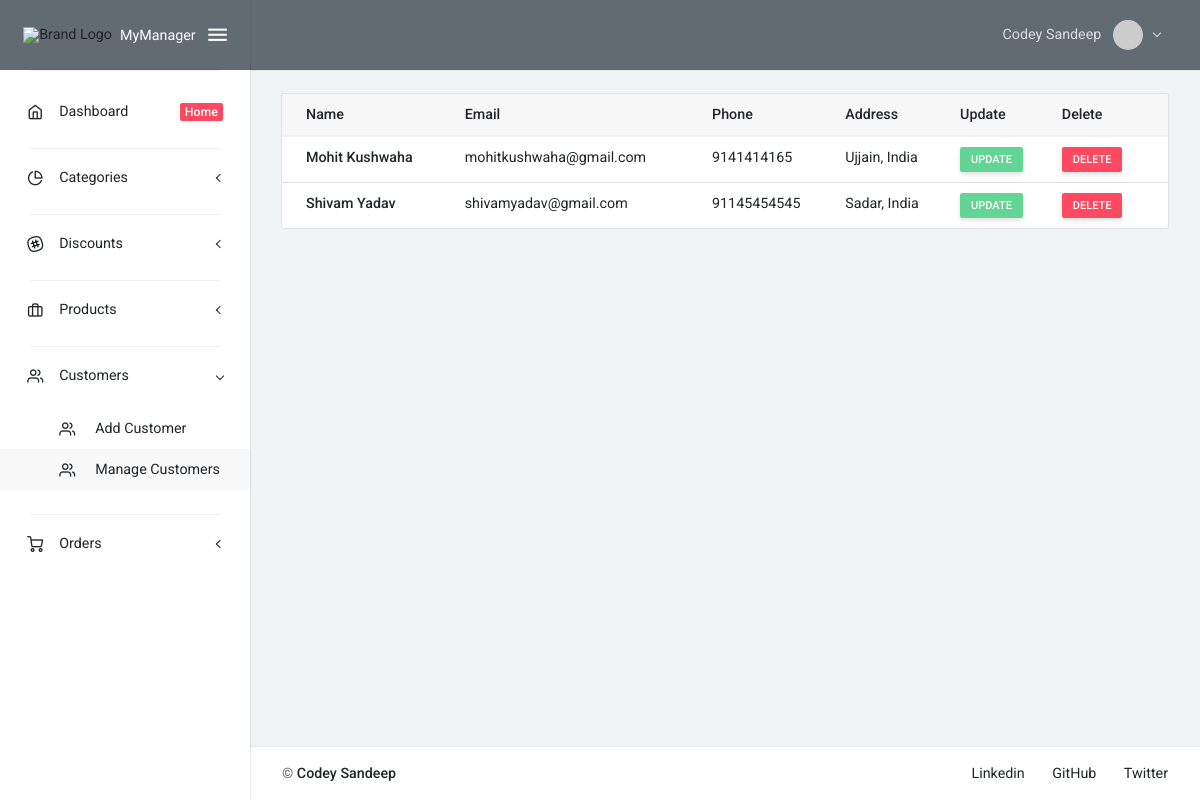
The page /customers/ (signed in) on the database its author committed.
### cmsApp/models.py (models this page shows, shortened)
class Customer(models.Model):
    id = models.AutoField(primary_key=True)
    name = models.CharField(max_length=235, null=True)
    email = models.EmailField(max_length=235, null=True)
    phone = models.CharField(max_length=235, null=True)
    address = models.CharField(max_length=235, null=True)
    date_created = models.DateTimeField(auto_now_add=True)
    class Meta:
        verbose_name_plural = "4. Total Customers"

### cmsApp/views.py (the view)
# urls.py: path('customers/', CustomersPageView, name="customers_page"),
@login_required(login_url="login_page")
def CustomersPageView(request):
    customers = Customer.objects.all()
    context = {
        "customers": customers,
    }
    return render(request, 'customers_page.html', context)

### cmsApp/templates/customers_page.html (shortened to what this page needs)
{% extends 'base.html' %}
{% block body %}
<div class="card">
    <table class="table card-table">
        <thead class="thead-light">
            <tr>
                <th>Name</th>
                <th>Email</th>
                <th>Phone</th>
                <th>Address</th>
                <th>Update</th>
                <th>Delete</th>
            </tr>
        </thead>
        <tbody>
            {% for customer in customers %}
            <tr>
                <th>{{customer.name}}</th>
                <td>{{customer.email}}</td>
                <td>{{customer.phone}}</td>
                <td>{{customer.address}}</td>
                <td>
                    <a href="{% url 'update_customer_page' customer.id %}" class="btn btn-success btn-sm">Update</a>
                </td>
                <td>
                    <a href="{% url 'delete_customer_page' customer.id %}" class="btn btn-danger btn-sm">Delete</a>
                </td>
            </tr>
            {% endfor %}
        </tbody>
    </table>
</div>
{% endblock body %}

### templates/components/navbar.html (shortened to what this page needs)
{% load static %}
<nav class="layout-navbar navbar navbar-expand-lg align-items-lg-center bg-dark container-p-x" id="layout-navbar">
    <div class="navbar-collapse collapse" id="layout-navbar-collapse">
        <div class="navbar-nav align-items-lg-center ml-auto nav-profile">
            <div class="demo-navbar-user nav-item dropdown">
                <a class="nav-link dropdown-toggle" href="#" data-toggle="dropdown">
                    {% if request.user.first_name and request.user.last_name %}
                    <span class="d-inline-flex flex-lg-row-reverse align-items-center align-middle">
                        <img src="https://i.pravatar.cc/300" alt="Random Image" class="d-block ui-w-30 rounded-circle">
                        <span class="px-1 mr-lg-2 ml-2 ml-lg-0">{{request.user.first_name}}
                            {{request.user.last_name}}</span>
                    </span>
                    {% else %}
                    <span class="d-inline-flex flex-lg-row-reverse align-items-center align-middle">
                        <img src="https://i.pravatar.cc/300" alt="Random Image" class="d-block ui-w-30 rounded-circle">
                        <span class="px-1 mr-lg-2 ml-2 ml-lg-0">Codey Sandeep</span>
                    </span>
                    {% endif %}
                </a>
            </div>
        </div>
    </div>
</nav>

### static/css/uikit.css (style rules this page uses)
.ui-w-30 { width: 30px !important; height: auto; }

### static/css/style.css (style rules this page uses)
.card { overflow: scroll; }

### rows shown on the page
Customer: name "Mohit Kushwaha", email "mohitkushwaha@gmail.com", phone "9141414165", address "Ujjain, India"
Customer: name "Shivam Yadav", email "shivamyadav@gmail.com", phone "91145454545", address "Sadar, India"

### other values the page prints
{{ request.user.first_name }} "Codey"
{{ request.user.last_name }} "Sandeep"
